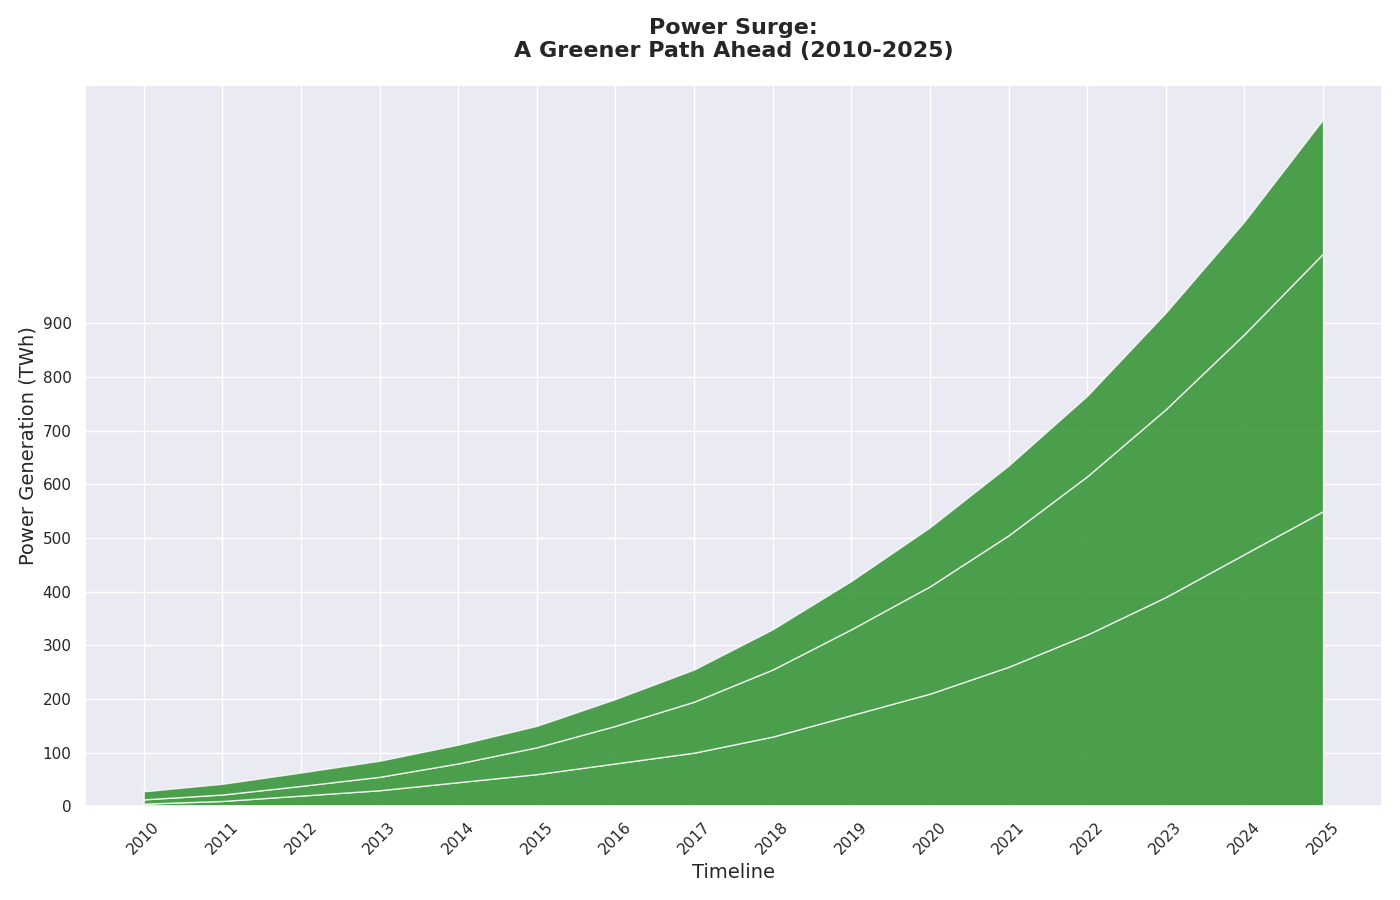

Here is the Python script that generated this plot:
import matplotlib.pyplot as plt
import numpy as np

years = np.arange(2010, 2026)
solar_energy = [5, 10, 20, 30, 45, 60, 80, 100, 130, 170, 210, 260, 320, 390, 470, 550]
wind_energy = [8, 12, 18, 25, 35, 50, 70, 95, 125, 160, 200, 245, 295, 350, 410, 480]
hydro_energy = [15, 20, 25, 30, 35, 40, 50, 60, 75, 90, 110, 130, 150, 180, 210, 250]

stacked_data = np.vstack([solar_energy, wind_energy, hydro_energy])

single_color = '#228B22'

plt.figure(figsize=(14, 9))
plt.stackplot(years, stacked_data, colors=[single_color]*3, alpha=0.8)

plt.title('Power Surge:\nA Greener Path Ahead (2010-2025)', fontsize=16, weight='bold', pad=20)
plt.xlabel('Timeline', fontsize=14)
plt.ylabel('Power Generation (TWh)', fontsize=14)

plt.xticks(years, rotation=45)
plt.yticks(np.arange(0, 1000, 100))

plt.tight_layout()
plt.show()
